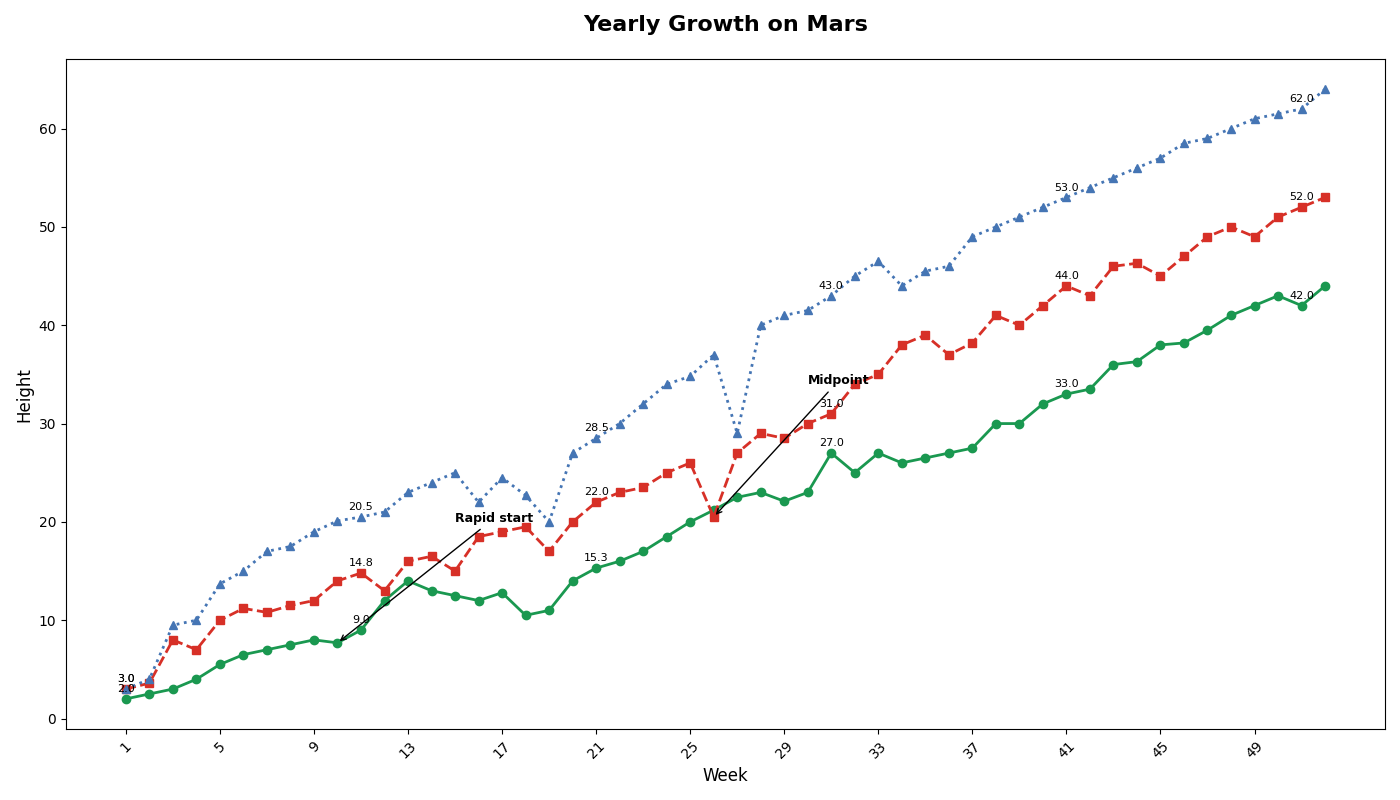

Here is the Python script that generated this plot:
import matplotlib.pyplot as plt
import numpy as np

weeks = np.arange(1, 53)

# Manually shuffled or altered portions of the dataset
species_1_growth = np.array([2, 2.5, 3, 4, 5.5, 6.5, 7, 7.5, 8, 7.7, 9, 12, 14, 13, 12.5, 12, 12.8, 10.5, 11, 14, 15.3, 16, 17, 18.5, 20, 21.2, 22.5, 23, 22.1, 23, 27, 25, 27, 26, 26.5, 27, 27.5, 30, 30, 32, 33, 33.5, 36, 36.3, 38, 38.2, 39.5, 41, 42, 43, 42, 44])
species_2_growth = np.array([3, 3.6, 8, 7, 10, 11.2, 10.8, 11.5, 12, 14, 14.8, 13, 16, 16.5, 15, 18.5, 19, 19.5, 17, 20, 22, 23, 23.5, 25, 26, 20.5, 27, 29, 28.5, 30, 31, 34, 35, 38, 39, 37, 38.2, 41, 40, 42, 44, 43, 46, 46.3, 45, 47, 49, 50, 49, 51, 52, 53])
species_3_growth = np.array([3, 4, 9.5, 10, 13.7, 15, 17, 17.5, 19, 20.1, 20.5, 21, 23, 24, 25, 22, 24.5, 22.7, 20, 27, 28.5, 30, 32, 34, 34.8, 37, 29, 40, 41, 41.5, 43, 45, 46.5, 44, 45.5, 46, 49, 50, 51, 52, 53, 54, 55, 56, 57, 58.5, 59, 60, 61, 61.5, 62, 64])

fig, ax = plt.subplots(figsize=(14, 8))

ax.plot(weeks, species_1_growth, marker='o', linestyle='-', color='#1a9850', linewidth=2)
ax.plot(weeks, species_2_growth, marker='s', linestyle='--', color='#d73027', linewidth=2)
ax.plot(weeks, species_3_growth, marker='^', linestyle=':', color='#4575b4', linewidth=2)

ax.annotate('Rapid start', xy=(10, species_1_growth[9]), xytext=(15, 20),
            arrowprops=dict(facecolor='black', arrowstyle='->'), fontsize=9, fontweight='bold')
ax.annotate('Midpoint', xy=(26, species_2_growth[25]), xytext=(30, 34),
            arrowprops=dict(facecolor='black', arrowstyle='->'), fontsize=9, fontweight='bold')

for i, week in enumerate(weeks):
    if i % 10 == 0:
        ax.text(week, species_1_growth[i] + 0.5, f'{species_1_growth[i]:.1f}', fontsize=8, ha='center', va='bottom')
        ax.text(week, species_2_growth[i] + 0.5, f'{species_2_growth[i]:.1f}', fontsize=8, ha='center', va='bottom')
        ax.text(week, species_3_growth[i] + 0.5, f'{species_3_growth[i]:.1f}', fontsize=8, ha='center', va='bottom')

plt.title("Yearly Growth on Mars", fontsize=16, fontweight='bold', pad=20)
ax.set_xlabel('Week', fontsize=12)
ax.set_ylabel('Height', fontsize=12)
plt.xticks(weeks[::4], rotation=45)
plt.tight_layout()

plt.show()
